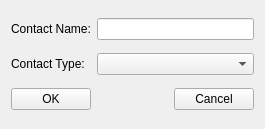
<?xml version="1.0" encoding="UTF-8"?>
<ui version="4.0">
 <class>GUIContactCreateDialog</class>
 <widget class="QWidget" name="GUIContactCreateDialog">
  <property name="geometry">
   <rect>
    <x>0</x>
    <y>0</y>
    <width>265</width>
    <height>129</height>
   </rect>
  </property>
  <property name="windowTitle">
   <string>Create Contact</string>
  </property>
  <layout class="QGridLayout" name="gridLayout">
   <item row="0" column="0">
    <widget class="QLabel" name="label_name">
     <property name="text">
      <string>Contact Name:</string>
     </property>
    </widget>
   </item>
   <item row="2" column="0" colspan="2">
    <layout class="QHBoxLayout" name="horizontalLayout_3">
     <item>
      <widget class="QPushButton" name="pushButton_OK">
       <property name="text">
        <string>OK</string>
       </property>
      </widget>
     </item>
     <item>
      <spacer name="horizontalSpacer">
       <property name="orientation">
        <enum>Qt::Horizontal</enum>
       </property>
       <property name="sizeHint" stdset="0">
        <size>
         <width>40</width>
         <height>20</height>
        </size>
       </property>
      </spacer>
     </item>
     <item>
      <widget class="QPushButton" name="pushButton_Cancel">
       <property name="text">
        <string>Cancel</string>
       </property>
      </widget>
     </item>
    </layout>
   </item>
   <item row="1" column="0">
    <widget class="QLabel" name="label">
     <property name="text">
      <string>Contact Type:</string>
     </property>
    </widget>
   </item>
   <item row="0" column="1">
    <widget class="QLineEdit" name="lineEdit_name">
     <property name="minimumSize">
      <size>
       <width>120</width>
       <height>0</height>
      </size>
     </property>
    </widget>
   </item>
   <item row="1" column="1">
    <widget class="QComboBox" name="comboBox_type"/>
   </item>
  </layout>
 </widget>
 <resources/>
 <connections/>
</ui>
